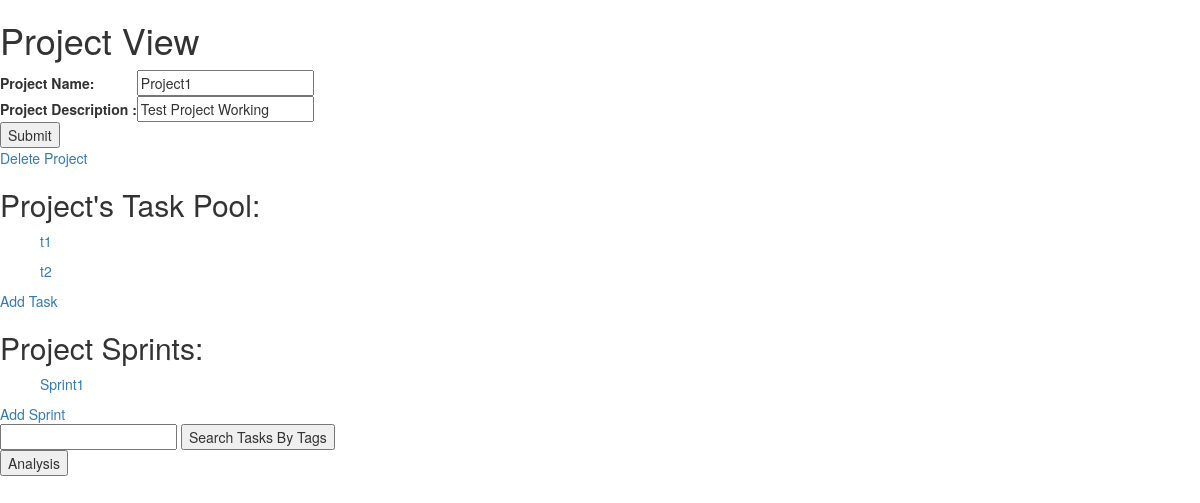
Before: /Tracker/edit_project/10/ with the older database file.
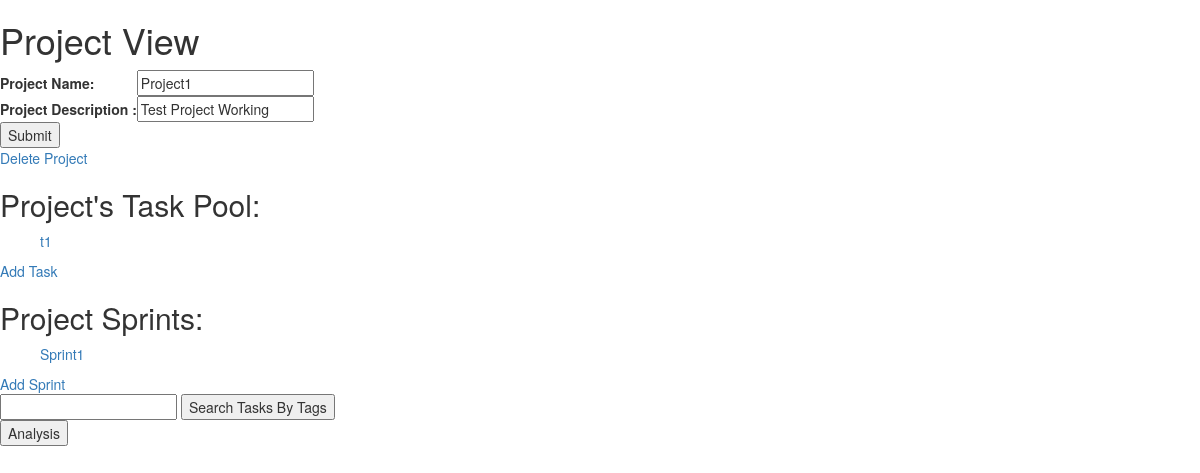
After: the same page with the newer database file.
### Tracker/models.py (models this page shows, shortened)
class task(models.Model):
    tsprint = models.ForeignKey(sprint, on_delete=models.CASCADE,blank=True,null=True)
    tproject = models.ForeignKey(project, on_delete=models.CASCADE)
    tname = models.CharField(max_length=100)
    desc = models.CharField(max_length=200,blank=True)
    due_date = models.DateField('due date')
    risk = models.CharField(max_length=200,blank=True)
    status = models.CharField(max_length=50,default='yellow',choices=Status_Choices)
    priority = models.CharField(max_length=50,choices=Priority_Choices)
    state = models.CharField(max_length=50, default='open',choices=State_Choices)
    assign = models.CharField(max_length=100)
    remainder = models.CharField(max_length=200,blank=True)
    heading = models.CharField(max_length=200,blank=True)
    dep_task = models.CharField(max_length=100,blank=True)
    tp = models.IntegerField(default=1)
    comp_time = models.DateTimeField(null=True)
    created = models.DateTimeField(auto_now_add=True)
    def __init__(self, *args, **kwargs):
        super(task, self).__init__(*args, **kwargs)
        self.old_state = self.state

class sprint(models.Model):
    project = models.ForeignKey(project, on_delete=models.CASCADE)
    sname = models.CharField(max_length=100,verbose_name='Sprint Name')
    start_date =models.DateField('start date')
    end_date =models.DateField('end date')
    status = models.CharField(max_length=10,verbose_name='Sprint Status',default='Green')

### Tracker/views/overview_views.py (the view)
# urls.py: url(r'^edit_project/(?P<project_id>[0-9]+)/$',views.edit_project, name='edit_project'),
def edit_project(request,project_id):
    if request.method == 'POST':
        p = get_object_or_404(project,pk=project_id)
        form = NewProject(request.POST,instance=p)
        if form.is_valid():
            form.save()
    else:
        p = get_object_or_404(project,pk=project_id)
        form = NewProject(instance=p)
    return render(request, 'Tracker/edit_project.html', {'project': p,'form': form})

### Tracker/forms.py
class NewProject(ModelForm):
    class Meta:
        model = project
        fields = ['pgroup','pname','pdesc']

### Tracker/models.py (called while the page is built)
    def __str__(self):
        return self.gname

### Tracker/templates/Tracker/edit_project.html (shortened to what this page needs)
{% extends "Tracker/base.html" %}
{% block content %}
		<h1>Project View</h1>
		<form action="{% url 'edit_project' project.id %}" method="post">
			<table>
				<tr>
					<th>Project Name:</th>
					<td>{{form.pname}}</td>
				</tr>
				<tr>
					<th>Project Description :</th>
					<td>  {{form.pdesc}}</td>
				</tr>
			</table>
			<input type="submit" value="Submit" />
		</form>
		<a href="{% url 'delete_project' project.id %}" >Delete Project</a>
		<h2>Project's Task Pool:</h2>
		<list>
	    	{% for task in project.task_set.all %}
    			<ul><a href= "{% url 'edit_task' task.id %}">{{ task.tname }}</a></ul>
    		{% endfor %}
		</list>
		<a href= "/Tracker/add_task">Add Task</a>
		<h2>Project Sprints:</h2>
		<list>
			{% for sprint in project.sprint_set.all %}
    			<ul><a href= "{% url 'edit_sprint' sprint.id %}">{{ sprint.sname }}</a></ul>
    		{% endfor %}
    	</list>
		<a href="/Tracker/add_sprint">Add Sprint</a>
		<form method="POST" action="/Tracker/search_tag/">
			<input type="text" name="textfield">
			<button type="submit">Search Tasks By Tags</button>
		</form>
		<form>
			<button formaction="{% url 'chart' project.id %}">Analysis</button>
		</form>
{% endblock %}

Changed rows visible on the page:
removed task: tname "t2"
